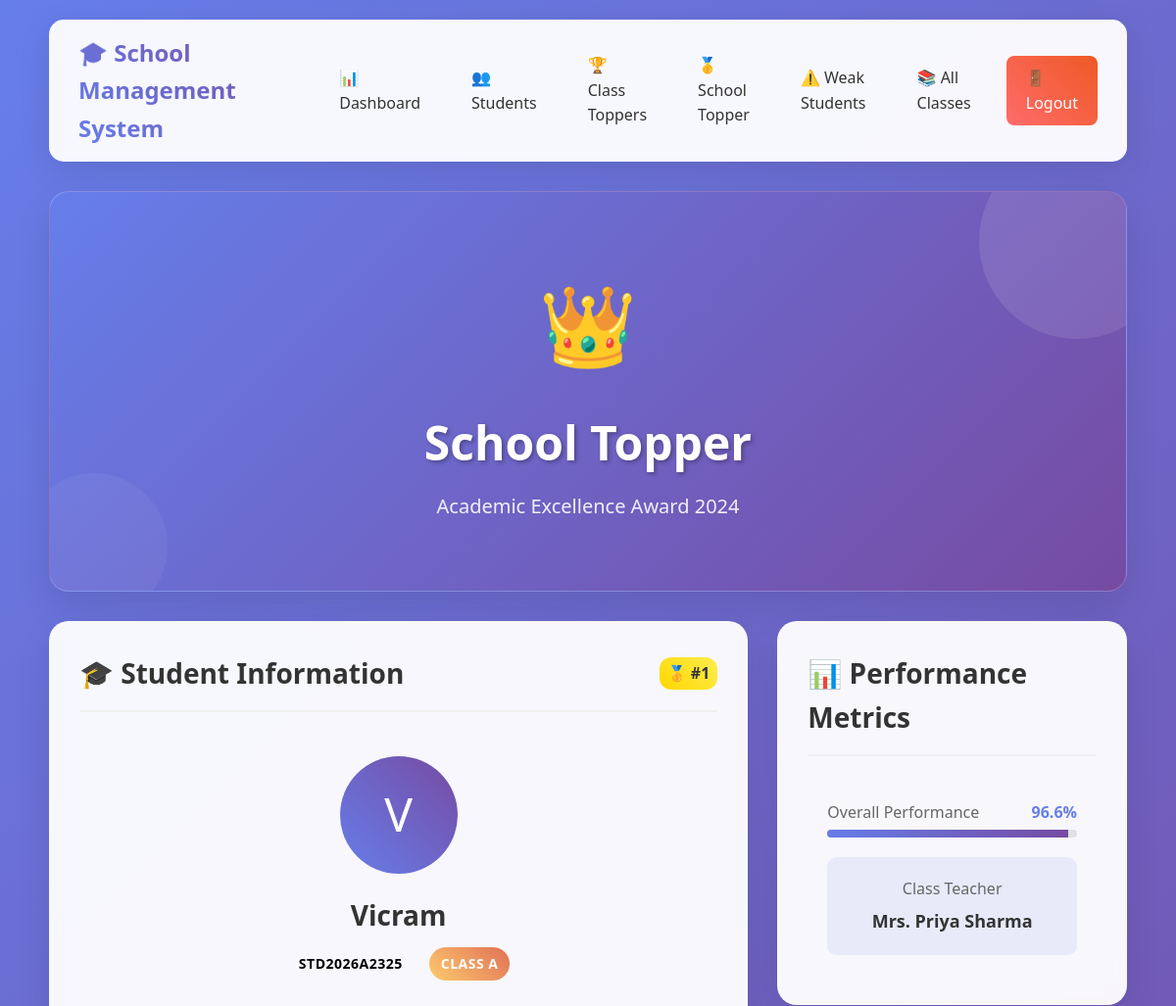
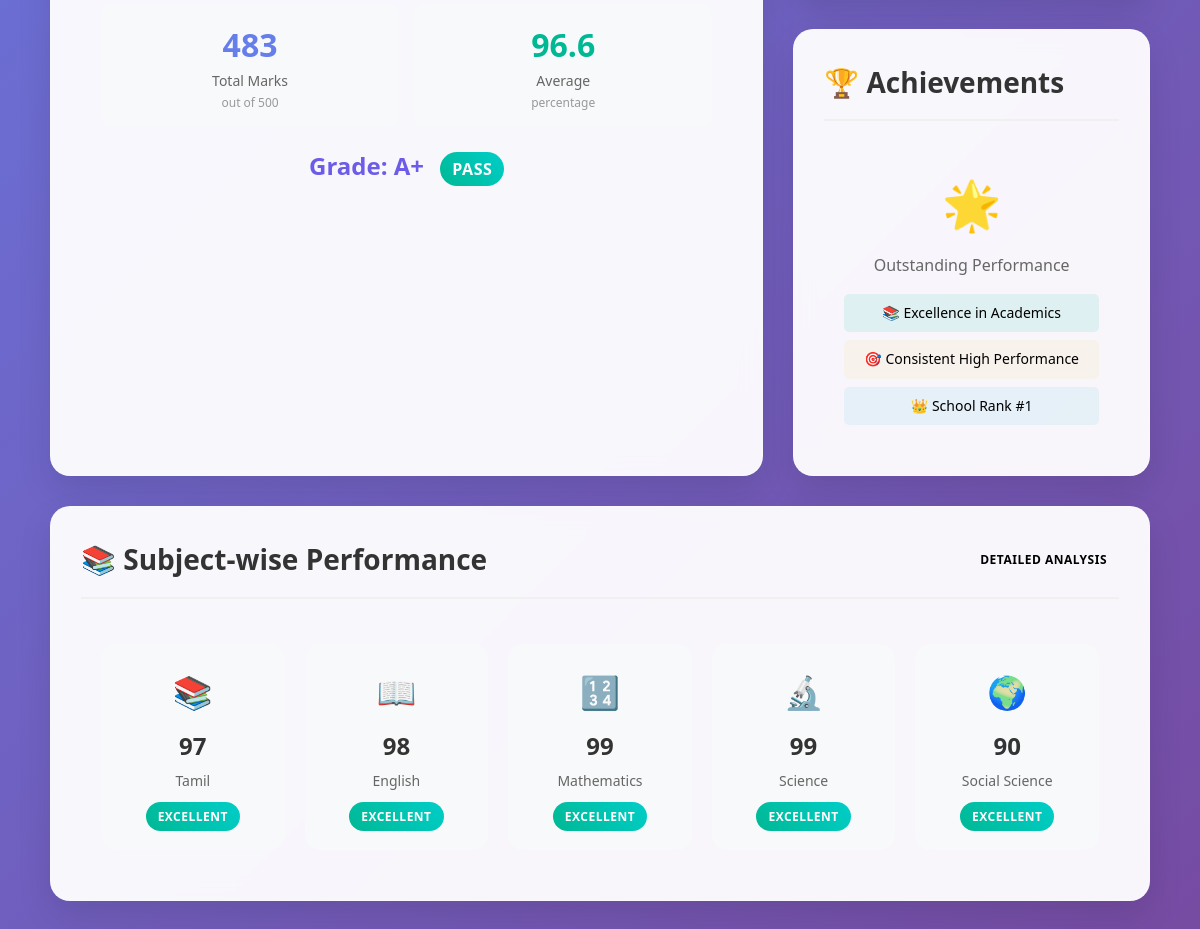
Page /school-topper (signed in) on the committed database (2 pictures, top to bottom).
### tables this page shows
CREATE TABLE students (
            id INTEGER PRIMARY KEY AUTOINCREMENT,
            student_id TEXT UNIQUE NOT NULL,
            name TEXT NOT NULL,
            class TEXT NOT NULL,
            class_teacher TEXT NOT NULL,
            tamil INTEGER,
            english INTEGER,
            maths INTEGER,
            science INTEGER,
            social INTEGER,
            total INTEGER,
            average REAL,
            grade TEXT,
            status TEXT,
            created_at TIMESTAMP DEFAULT CURRENT_TIMESTAMP
        );

### app.py (the view)
    def decorated_function(*args, **kwargs):
        if 'teacher_id' not in session:
            return redirect(url_for('login'))
        return f(*args, **kwargs)

### templates/school_topper.html (shortened to what this page needs)
<!DOCTYPE html>
<html lang="en">
<head>
    <link rel="stylesheet" href="/static/style.css">
</head>
<body>
    <div class="container">
        <nav class="navbar">
            <div class="nav-brand">
                🎓 School Management System
            </div>
            <div class="nav-links">
                <a href="/dashboard" class="nav-link">📊 Dashboard</a>
                <a href="/" class="nav-link">👥 Students</a>
                <a href="/class-toppers" class="nav-link">🏆 Class Toppers</a>
                <a href="/school-topper" class="nav-link">🥇 School Topper</a>
                <a href="/weak-students" class="nav-link">⚠️ Weak Students</a>
                <a href="/all-classes" class="nav-link">📚 All Classes</a>
                <a href="/logout" class="nav-link logout-btn">🚪 Logout</a>
            </div>
        </nav>
        {% if topper %}
            <div class="card" style="background: linear-gradient(135deg, #667eea 0%, #764ba2 100%); color: white; text-align: center; position: relative; overflow: hidden;">
                <div style="position: absolute; top: -50px; right: -50px; width: 200px; height: 200px; background: rgba(255, 255, 255, 0.1); border-radius: 50%;"></div>
                <div style="position: absolute; bottom: -30px; left: -30px; width: 150px; height: 150px; background: rgba(255, 255, 255, 0.05); border-radius: 50%;"></div>
                <div style="position: relative; z-index: 1; padding: 40px 20px;">
                    <div style="font-size: 80px; margin-bottom: 20px;">👑</div>
                    <h1 style="font-size: 48px; margin-bottom: 10px; text-shadow: 2px 2px 4px rgba(0,0,0,0.3);">
                        School Topper
                    </h1>
                    <p style="font-size: 20px; opacity: 0.9; margin-bottom: 0;">
                        Academic Excellence Award 2024
                    </p>
                </div>
            </div>
            <div style="display: grid; grid-template-columns: 2fr 1fr; gap: 30px;">
                <div class="card">
                    <div class="card-header">
                        <h2 class="card-title">🎓 Student Information</h2>
                        <span class="rank-badge rank-1" style="font-size: 16px;">🥇 #1</span>
                    </div>
                    <div style="padding: 20px;">
                        <div style="text-align: center; margin-bottom: 30px;">
                            <div style="width: 120px; height: 120px; background: linear-gradient(45deg, #667eea, #764ba2); border-radius: 50%; display: flex; align-items: center; justify-content: center; margin: 0 auto 20px; font-size: 48px; color: white;">
                                {{ topper['name'][0]|upper if topper['name'] else 'S' }}
                            </div>
                            <h3 style="color: #333; margin-bottom: 10px; font-size: 28px;">{{ topper['name'] }}</h3>
                            <div style="display: flex; justify-content: center; gap: 15px; margin-bottom: 20px;">
                                <span class="badge badge-info" style="font-size: 14px;">{{ topper['student_id'] }}</span>
                                <span class="badge badge-warning" style="font-size: 14px;">Class {{ topper['class'] }}</span>
                            </div>
                        </div>
                        <div style="display: grid; grid-template-columns: 1fr 1fr; gap: 15px;">
                            <div style="background: #f8f9fa; padding: 15px; border-radius: 10px; text-align: center;">
                                <div style="font-size: 32px; font-weight: bold; color: #667eea;">{{ topper['total'] }}</div>
                                <div style="color: #666; font-size: 14px;">Total Marks</div>
                                <div style="color: #999; font-size: 12px;">out of 500</div>
                            </div>
                            <div style="background: #f8f9fa; padding: 15px; border-radius: 10px; text-align: center;">
                                <div style="font-size: 32px; font-weight: bold; color: #00b894;">{{ "%.1f"|format(topper['average']) }}</div>
                                <div style="color: #666; font-size: 14px;">Average</div>
                                <div style="color: #999; font-size: 12px;">percentage</div>
                            </div>
                        </div>
                        <div style="margin-top: 20px; text-align: center;">
                            <span class="grade-{{ topper['grade'].lower().replace('+', '-plus') }}" style="font-size: 24px; font-weight: bold;">
                                Grade: {{ topper['grade'] }}
                            </span>
                            <span class="badge badge-success" style="margin-left: 10px; font-size: 16px;">
                                {{ topper['status'] }}
                            </span>
                        </div>
                    </div>
                </div>
                <div>
                    <div class="card">
                        <div class="card-header">
                            <h3 class="card-title">📊 Performance Metrics</h3>
                        </div>
                        <div style="padding: 20px;">
                            <div style="margin-bottom: 20px;">
                                <div style="display: flex; justify-content: space-between; margin-bottom: 5px;">
                                    <span style="color: #666;">Overall Performance</span>
                                    <span style="font-weight: bold; color: #667eea;">{{ (topper['total'] / 500 * 100)|round(1) }}%</span>
                                </div>
                                <div style="background: #e0e0e0; height: 8px; border-radius: 4px; overflow: hidden;">
                                    <div style="background: linear-gradient(45deg, #667eea, #764ba2); height: 100%; width: {{ (topper['total'] / 500 * 100) }}%; transition: width 1s ease;"></div>
                                </div>
                            </div>
                            <div style="text-align: center; padding: 20px; background: rgba(102, 126, 234, 0.1); border-radius: 10px;">
                                <div style="font-size: 16px; color: #666; margin-bottom: 5px;">Class Teacher</div>
                                <div style="font-size: 18px; font-weight: bold; color: #333;">{{ topper['class_teacher'] }}</div>
                            </div>
                        </div>
                    </div>
                    <div class="card" style="margin-top: 20px;">
                        <div class="card-header">
                            <h3 class="card-title">🏆 Achievements</h3>
                        </div>
                        <div style="padding: 20px; text-align: center;">
                            <div style="font-size: 48px; margin-bottom: 10px;">🌟</div>
                            <div style="font-size: 16px; color: #666; margin-bottom: 15px;">Outstanding Performance</div>
                            <div style="display: flex; flex-direction: column; gap: 8px;">
                                <div style="padding: 8px; background: rgba(0, 184, 148, 0.1); border-radius: 5px; font-size: 14px;">
                                    📚 Excellence in Academics
                                </div>
                                <div style="padding: 8px; background: rgba(253, 203, 110, 0.1); border-radius: 5px; font-size: 14px;">
                                    🎯 Consistent High Performance
                                </div>
                                <div style="padding: 8px; background: rgba(69, 183, 209, 0.1); border-radius: 5px; font-size: 14px;">
                                    👑 School Rank #1
                                </div>
                            </div>
                        </div>
                    </div>
                </div>
            </div>
            <div class="card">
                <div class="card-header">
                    <h2 class="card-title">📚 Subject-wise Performance</h2>
                    <span class="badge badge-info">Detailed Analysis</span>
                </div>
                <div style="padding: 20px;">
                    <div style="display: grid; grid-template-columns: repeat(auto-fit, minmax(180px, 1fr)); gap: 20px;">
                        <div style="text-align: center; padding: 20px; background: #f8f9fa; border-radius: 15px; border: 2px solid transparent; transition: all 0.3s ease;"
                             onmouseover="this.style.borderColor='#667eea'; this.style.transform='translateY(-5px)'"
                             onmouseout="this.style.borderColor='transparent'; this.style.transform='translateY(0)'">
                            <div style="font-size: 32px; margin-bottom: 10px;">📚</div>
                            <div style="font-size: 24px; font-weight: bold; color: #333; margin-bottom: 5px;">{{ topper['tamil'] }}</div>
                            <div style="color: #666; font-size: 14px;">Tamil</div>
                            <div style="margin-top: 10px;">
                                {% if topper['tamil'] >= 90 %}
                                    <span class="badge badge-success">Excellent</span>
                                {% elif topper['tamil'] >= 75 %}
                                    <span class="badge badge-info">Good</span>
                                {% else %}
                                    <span class="badge badge-warning">Average</span>
                                {% endif %}
                            </div>
                        </div>
                        <div style="text-align: center; padding: 20px; background: #f8f9fa; border-radius: 15px; border: 2px solid transparent; transition: all 0.3s ease;"
                             onmouseover="this.style.borderColor='#667eea'; this.style.transform='translateY(-5px)'"
                             onmouseout="this.style.borderColor='transparent'; this.style.transform='translateY(0)'">
                            <div style="font-size: 32px; margin-bottom: 10px;">📖</div>
                            <div style="font-size: 24px; font-weight: bold; color: #333; margin-bottom: 5px;">{{ topper['english'] }}</div>
                            <div style="color: #666; font-size: 14px;">English</div>
                            <div style="margin-top: 10px;">
                                {% if topper['english'] >= 90 %}
                                    <span class="badge badge-success">Excellent</span>
                                {% elif topper['english'] >= 75 %}
                                    <span class="badge badge-info">Good</span>
                                {% else %}
                                    <span class="badge badge-warning">Average</span>
                                {% endif %}
                            </div>
                        </div>
                        <div style="text-align: center; padding: 20px; background: #f8f9fa; border-radius: 15px; border: 2px solid transparent; transition: all 0.3s ease;"
                             onmouseover="this.style.borderColor='#667eea'; this.style.transform='translateY(-5px)'"
                             onmouseout="this.style.borderColor='transparent'; this.style.transform='translateY(0)'">
                            <div style="font-size: 32px; margin-bottom: 10px;">🔢</div>
                            <div style="font-size: 24px; font-weight: bold; color: #333; margin-bottom: 5px;">{{ topper['maths'] }}</div>
                            <div style="color: #666; font-size: 14px;">Mathematics</div>
                            <div style="margin-top: 10px;">
                                {% if topper['maths'] >= 90 %}
                                    <span class="badge badge-success">Excellent</span>
                                {% elif topper['maths'] >= 75 %}
                                    <span class="badge badge-info">Good</span>
                                {% else %}
                                    <span class="badge badge-warning">Average</span>
                                {% endif %}
                            </div>
                        </div>
                        <div style="text-align: center; padding: 20px; background: #f8f9fa; border-radius: 15px; border: 2px solid transparent; transition: all 0.3s ease;"
                             onmouseover="this.style.borderColor='#667eea'; this.style.transform='translateY(-5px)'"
                             onmouseout="this.style.borderColor='transparent'; this.style.transform='translateY(0)'">
                            <div style="font-size: 32px; margin-bottom: 10px;">🔬</div>
                            <div style="font-size: 24px; font-weight: bold; color: #333; margin-bottom: 5px;">{{ topper['science'] }}</div>
                            <div style="color: #666; font-size: 14px;">Science</div>
                            <div style="margin-top: 10px;">
                                {% if topper['science'] >= 90 %}
                                    <span class="badge badge-success">Excellent</span>
                                {% elif topper['science'] >= 75 %}
                                    <span class="badge badge-info">Good</span>
                                {% else %}
                                    <span class="badge badge-warning">Average</span>
                                {% endif %}
                            </div>
                        </div>
                        <div style="text-align: center; padding: 20px; background: #f8f9fa; border-radius: 15px; border: 2px solid transparent; transition: all 0.3s ease;"
                             onmouseover="this.style.borderColor='#667eea'; this.style.transform='translateY(-5px)'"
                             onmouseout="this.style.borderColor='transparent'; this.style.transform='translateY(0)'">
                            <div style="font-size: 32px; margin-bottom: 10px;">🌍</div>
                            <div style="font-size: 24px; font-weight: bold; color: #333; margin-bottom: 5px;">{{ topper['social'] }}</div>
                            <div style="color: #666; font-size: 14px;">Social Science</div>
                            <div style="margin-top: 10px;">
                                {% if topper['social'] >= 90 %}
                                    <span class="badge badge-success">Excellent</span>
                                {% elif topper['social'] >= 75 %}
                                    <span class="badge badge-info">Good</span>
                                {% else %}
                                    <span class="badge badge-warning">Average</span>
                                {% endif %}
                            </div>
                        </div>
                    </div>
                </div>
            </div>
        {% endif %}
    </div>
</body>
</html>

### rows in the picture
students: name "V", name "Vicram", student_id "STD2026A2325", class "A", total "483", average "96.6", grade "A+", status "PASS", (topper['total']/500*100)|round(1) "96.6", class_teacher "Mrs. Priya Sharma", tamil "97", english "98", maths "99", science "99", social "90"
